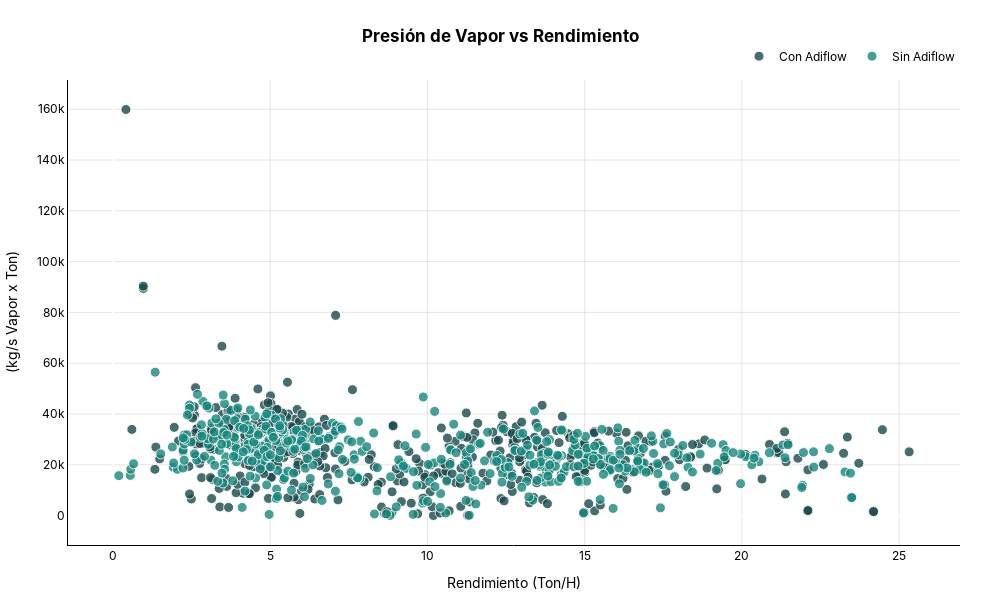

Source (notebook cell):
### Code cell
fig = plot_scatter(
    df=data,
    x_col="rend_cal",
    y_col=' (kg/s Vapor x Ton)',
    group_col="Inclusión adiflow",
    hover_data_cols=["Tolva Origen"],
    title="Presión de Vapor vs Rendimiento",
    x_title="Rendimiento (Ton/H)",
)

fig.show()
s3.save_plotly_html(fig, "caudal_vs_rendimiento.html")

### Figure 1 — Plotly figure (JSON) as saved in the notebook; plotly's stock layout.template omitted (floating-point values rounded to 4 significant figures; data arrays with more than 128 entries replaced by an {"elided": "..."} marker saying what was removed)
{"data": [{"customdata": {"elided": "472x4 str values"}, "hovertemplate": "<b>Inclusión adiflow:</b> %{customdata[2]}<br><b>Rendimiento (Ton/H):</b> %{customdata[0]}<br><b> (kg/s Vapor x Ton):</b> %{customdata[1]}<br><b>Tolva Origen:</b> %{customdata[3]}<extra></extra>", "marker": {"color": "#1A494C", "line": {"color": "white", "width": 1}, "opacity": 0.8, "size": 10, "sizemode": "diameter", "sizeref": 1}, "mode": "markers", "name": "Con Adiflow", "type": "scatter", "x": {"elided": "472 float values"}, "y": {"elided": "472 float values"}}, {"customdata": {"elided": "440x4 str values"}, "hovertemplate": "<b>Inclusión adiflow:</b> %{customdata[2]}<br><b>Rendimiento (Ton/H):</b> %{customdata[0]}<br><b> (kg/s Vapor x Ton):</b> %{customdata[1]}<br><b>Tolva Origen:</b> %{customdata[3]}<extra></extra>", "marker": {"color": "#17877D", "line": {"color": "white", "width": 1}, "opacity": 0.8, "size": 10, "sizemode": "diameter", "sizeref": 1}, "mode": "markers", "name": "Sin Adiflow", "type": "scatter", "x": {"elided": "440 float values"}, "y": {"elided": "440 float values"}}], "layout": {"font": {"color": "black", "family": "Inter, Arial, sans-serif"}, "height": 600, "legend": {"orientation": "h", "title": {"text": ""}, "x": 1, "xanchor": "right", "y": 1.02, "yanchor": "bottom"}, "margin": {"b": 40, "l": 40, "r": 40, "t": 80}, "paper_bgcolor": "rgba(0,0,0,0)", "plot_bgcolor": "rgba(0,0,0,0)", "title": {"text": "<b>Presión de Vapor vs Rendimiento<b>", "x": 0.5, "xanchor": "center", "y": 0.95, "yanchor": "top"}, "width": 1000, "xaxis": {"gridcolor": "rgba(0,0,0,0.1)", "linecolor": "black", "showgrid": true, "showline": true, "title": {"text": "Rendimiento (Ton/H)"}}, "yaxis": {"gridcolor": "rgba(0,0,0,0.1)", "linecolor": "black", "showgrid": true, "showline": true, "title": {"text": " (kg/s Vapor x Ton)"}}}}
